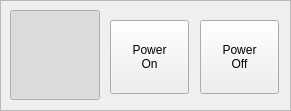
      <widget class="QFrame" name="frame_2">
       <property name="geometry">
        <rect>
         <x>10</x>
         <y>10</y>
         <width>291</width>
         <height>111</height>
        </rect>
       </property>
       <property name="frameShape">
        <enum>QFrame::StyledPanel</enum>
       </property>
       <property name="frameShadow">
        <enum>QFrame::Raised</enum>
       </property>
       <widget class="ActionButton" name="actionbutton_3">
        <property name="geometry">
         <rect>
          <x>10</x>
          <y>10</y>
          <width>90</width>
          <height>90</height>
         </rect>
        </property>
        <property name="font">
         <font>
          <family>DejaVu Sans</family>
          <pointsize>10</pointsize>
          <weight>75</weight>
          <italic>false</italic>
          <bold>true</bold>
         </font>
        </property>
        <property name="checkable">
         <bool>true</bool>
        </property>
        <property name="checked">
         <bool>true</bool>
        </property>
        <property name="default">
         <bool>false</bool>
        </property>
        <property name="rules" stdset="0">
         <string>[{&quot;channels&quot;: [{&quot;url&quot;: &quot;status:estop&quot;, &quot;trigger&quot;: true}], &quot;property&quot;: &quot;Text&quot;, &quot;expression&quot;: &quot;'EMO Out' if ch[0] else 'EMO In'&quot;, &quot;name&quot;: &quot;EMO Lable&quot;}]</string>
        </property>
        <property name="actionName" stdset="0">
         <string>machine.estop.toggle</string>
        </property>
       </widget>
       <widget class="ActionButton" name="actionbutton_9">
        <property name="geometry">
         <rect>
          <x>200</x>
          <y>20</y>
          <width>79</width>
          <height>74</height>
         </rect>
        </property>
        <property name="text">
         <string>Power
Off</string>
        </property>
        <property name="checkable">
         <bool>true</bool>
        </property>
        <property name="rules" stdset="0">
         <string>[]</string>
        </property>
        <property name="actionName" stdset="0">
         <string>machine.power.off</string>
        </property>
       </widget>
       <widget class="ActionButton" name="actionbutton_10">
        <property name="geometry">
         <rect>
          <x>110</x>
          <y>20</y>
          <width>79</width>
          <height>74</height>
         </rect>
        </property>
        <property name="text">
         <string>Power
On</string>
        </property>
        <property name="checkable">
         <bool>true</bool>
        </property>
        <property name="rules" stdset="0">
         <string>[]</string>
        </property>
        <property name="actionName" stdset="0">
         <string>machine.power.on</string>
        </property>
       </widget>
      </widget>
